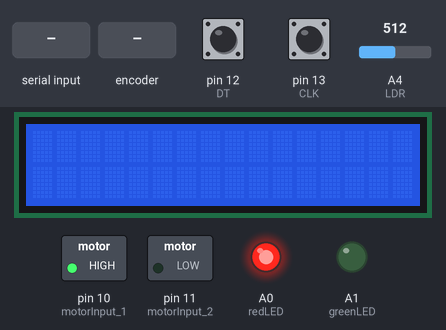
Recording of a sketch running on a simulated Arduino Uno, built with avr-gcc and run on an emulated ATmega328P. Shown: 16×2 character LCD, switched loads named in the sketch (green lamp = pin HIGH), output pins drawn as LEDs (lit = HIGH). Inputs (shaded band) come from the test bench; at power-on: pin 12 (DT) HIGH, pin 13 (CLK) HIGH, A4 (LDR) = 512. What the sketch prints to the serial monitor is not drawn.

Above: at 1.2 s.
1.3 s: "forward" received over Serial
At 2.5 s:
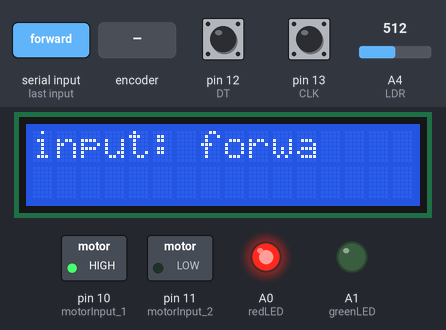
2.8 s: "#" received over Serial
At 3.5 s:
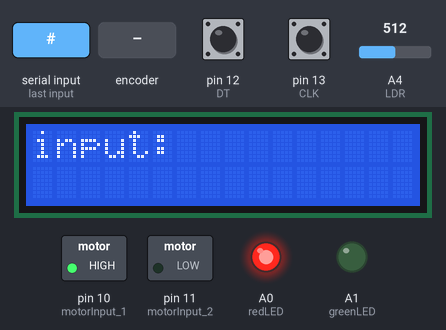
4.3 s: rotary encoder on pin 13 (CLK) / pin 12 (DT) turned 1 step (first pin leading)
At 5.3 s:
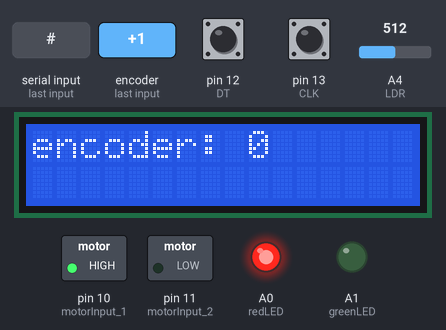
6.0 s: "backwards" received over Serial
At 7.2 s:
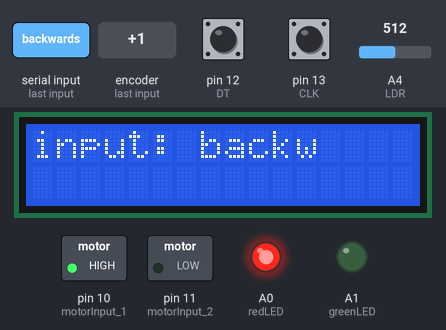
7.5 s: rotary encoder on pin 13 (CLK) / pin 12 (DT) turned 2 steps (second pin leading)
At 8.8 s:
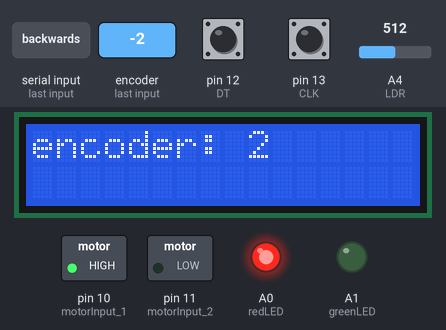
Timing chart, 0 to 10.4 s (numbered marks = the images above; inputs shaded):
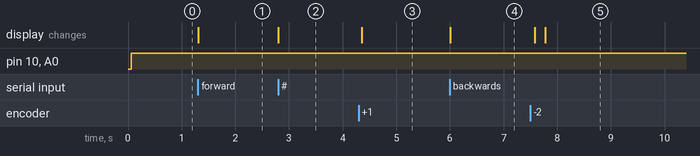

Measured:
- after the input at 1.3 s, the display: first changes at once (image 1 shows a later state)
- after the input at 2.8 s, the display: changes at once (image 2)
- after the input at 4.3 s, the display: changes after 0.05 s (image 3)
- after the input at 6.0 s, the display: first changes at once (image 4 shows a later state)
- after the input at 7.5 s, the display: first changes after 0.08 s (image 5 shows a later state)

The sketch:

alpha.ino
```cpp
#include <LiquidCrystal.h>

// dedicated analog ports
int redLED = A0;
int greenLED = A1;
int LDR = A4;

// digital ports
//These values are for the LCD display
int DB7 = 2;
int DB6 = 3;
int DB5 = 4;
int DB4 = 5;
int E = 6;
int RS = 7;

//The encoder
int DT = 12; //The turning value
int CLK = 13; //The clicking value

int buzzer = 8;
int motorInput_1 = 10; //Locks the box
int motorInput_2 = 11; //Unlocks the box

////////////////////////////
//variables
////////////////////////////
LiquidCrystal lcd(7, 6, 5, 4, 3, 2);

char data[5]; // the array that is displayed on the lcd
int lockState; // 1 = open 0 = locked
String stringCode = "12234"; // the correct pin code
int state; //Determines which sensor output should get priority over the LCD display
int lastState; //Stores the state and if changed then change the display
String s; //String version of the data array
int encoderState; // encoderState and encoderLastState is there to see if the rotary encoder has been used.
int encoderLastState;
int encoderCount; //The current encoder value
int encoderCode = 32; //The correct encoderCode to open the lockbox
int nextNumber = 0; //Used to cycle through the data array


////////////////////////////
// setup and loop
////////////////////////////


void setup(){
  Serial.begin(9600);
  lcd.begin(16,2);

  //Marks the pins active

  pinMode(greenLED, OUTPUT);
  pinMode(redLED, OUTPUT);
  pinMode(motorInput_1, OUTPUT);
  pinMode(motorInput_2, OUTPUT);
  pinMode(LDR, INPUT);
  pinMode(CLK, INPUT);
  pinMode(DT, INPUT);

  //Sets the starting state and lockState
  state = 0;
  lockState = 0;

  encoderLastState = digitalRead(CLK);

}

void loop(){
  readKeyInput();
  incoderRead();
  lcd.setCursor(0,0);
  display();
  lastState = state;
  if (sizeof(keyInputToString()) == 6 && keyInputToString() == stringCode && readLDR() > 100 && incoderRead() == encoderCode){
    digitalWrite(redLED, LOW);
    digitalWrite(greenLED ,HIGH);
    buzzerUnlock();

    if (lockState == 0){
        motorControl("backwards");
        delay(500);
        motorControl("stop");
        lockState = 1;
      }

    for(int i=0;i< sizeof(data);i++){
      data[i]={};
    }
  }
  else if(sizeof(keyInputToString()) == 6 && data[4] != 0){
    buzzerLock();

    for(int i=0;i< sizeof(data);i++){
        data[i]={};
        }
    nextNumber = 0;
  } else {
    digitalWrite(redLED, HIGH);
    digitalWrite(greenLED ,LOW);
  }

  //Serial.println(state);
  readLDR();
  if(lockState == 0){
    closeBox();
  }
}

////////////////////////////
// Functions
////////////////////////////

void closeBox(){
    motorControl("forward");
    lockState = 0;
}

int readLDR(){
    int analogLightValue = analogRead(LDR);
    int mappedLightValue = map(analogRead(LDR),0,1023,0,255);
    return mappedLightValue;
}

//String LDRToString(){
//  return String(readLDR());
//}

void readKeyInput(){
  while(Serial.available()){
  char input = Serial.read();
    Serial.println(input);
    Serial.println(data);
  if (input) {
    if (nextNumber < sizeof(data)){
      data[nextNumber]=input;
      nextNumber+=1;
      state = 1;
    }

    if(input == '#'){
      for(int i=0;i< sizeof(data);i++){
        data[i]={};
        nextNumber = 0;
      }
      lockState = 0;
    }
  }
  }
  //state = 1;
}

String keyInputToString(){
    s = "";
    for (int i = 0; i < sizeof(data); i++){
        s = s + data[i];
    }
    return s;
}

void motorControl(String input){
  if (input == "forward"){
    digitalWrite(motorInput_1, HIGH);
    digitalWrite(motorInput_2, LOW);
  } else if (input == "backwards"){
    digitalWrite(motorInput_1, LOW);
    digitalWrite(motorInput_2, HIGH);
  } else if (input == "stop"){
    digitalWrite(motorInput_1, LOW);
    digitalWrite(motorInput_2, LOW);
  }
}

void buzzerControl(int frequency, int duration){
  tone(buzzer, frequency, duration);
  // gives not declared error in arduino ide
}

int incoderRead(){

  encoderState = digitalRead(CLK);

  if (encoderState != encoderLastState  && encoderState == 1){
    if (digitalRead(DT) != encoderState) {
      encoderCount --;
      state = 3;
    } else {
      encoderCount ++;
      state = 3;
    }

    if (encoderCount > 50){
      encoderCount = 50;
    } else if (encoderCount < 0){
      encoderCount = 0;
    }
  }

  encoderLastState = encoderState;

  return encoderCount;
  delay(1); // needed for syncing rotation reading
}

String encoderReadToString(){
  return String(encoderCount);
}

void display(){
  if(state != lastState){
    lcd.clear();
  }

  if (encoderState != encoderLastState){
    state == 3;
  }

  if (state == 1){
    lcd.print("input: ");
    lcd.print(keyInputToString());
  } else if (state == 3){
    lcd.print("encoder: ");
    lcd.print(encoderReadToString());
  }

}


void buzzerUnlock(){
  tone(buzzer, 1000);
  delay(50);
  noTone(buzzer);
  tone(buzzer, 1200);
  delay(50);
  noTone(buzzer);
}

void buzzerLock(){
  tone(buzzer, 1000);
  delay(50);
  noTone(buzzer);
  tone(buzzer, 1000);
  delay(50);
  tone(buzzer, 1000);
  delay(50);
  noTone(buzzer);
}
```
